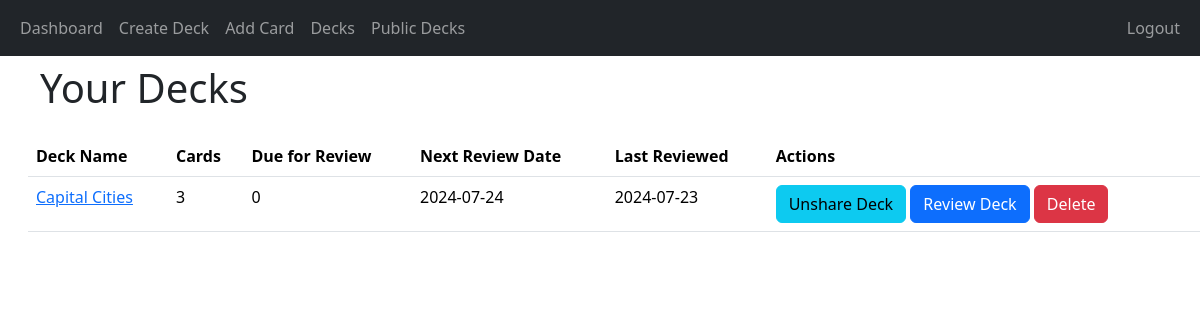
/decks (signed in), run on the app's committed database.
### app/decks/models.py (models this page shows, shortened)
class Deck(db.Model):
    deck_id = db.Column(db.Integer, primary_key=True)
    name = db.Column(db.String(100), nullable=False)
    user_id = db.Column(db.Integer, db.ForeignKey('user.user_id'), nullable=False)
    created_at = db.Column(db.DateTime, nullable=False, default=datetime.utcnow)
    shared = db.Column(db.Boolean, default=False)
    cards = db.relationship('Card', backref='deck', lazy=True)
    review_start_date = db.Column(db.DateTime, nullable=True)

### app/decks/routes.py (the view)
@decks_blueprint.route('/decks')
@login_required
def decks():
    user_decks = Deck.query.filter_by(user_id=current_user.user_id).all()
    deck_data = []
    for deck in user_decks:
        card_count = Card.query.filter_by(deck_id=deck.deck_id).count()
        due_count = Card.query.filter(Card.deck_id == deck.deck_id,
                                      Card.next_review_date <= datetime.utcnow()).count()
        next_review = db.session.query(Card.next_review_date).filter(
            Card.deck_id == deck.deck_id
        ).order_by(Card.next_review_date.asc()).first()
        if next_review:
            if next_review.next_review_date.date() < datetime.utcnow().date():
                next_review_date = datetime.utcnow().strftime('%Y-%m-%d')
            else:
                next_review_date = next_review.next_review_date.strftime('%Y-%m-%d')
        else:
            next_review_date = 'N/A'
        last_review = db.session.query(ReviewOutcome.timestamp).join(Card,
                                                                     Card.card_id == ReviewOutcome.card_id).filter(
            Card.deck_id == deck.deck_id,
            ReviewOutcome.user_id == current_user.user_id
        ).order_by(ReviewOutcome.timestamp.desc()).first()
        last_review_date = last_review.timestamp.strftime('%Y-%m-%d') if last_review else 'N/A'
        deck_data.append({
            'deck_id': deck.deck_id,
            'name': deck.name,
            'cards': card_count,
            'due_for_review': due_count,
            'shared': deck.shared,
            'next_review_date': next_review_date,
            'last_review_date': last_review_date
        })
    return render_template('decks.html', decks=deck_data)

### app/__init__.py (called while the page is built)
@login_manager.user_loader
def load_user(user_id):
    return User.query.get(int(user_id))

### app/decks/templates/decks.html (shortened to what this page needs)
{% extends "base.html" %}
{% block heading %}Your Decks{% endblock %}
{% block content %}
<table class="table">
    <thead>
        <tr>
            <th>Deck Name</th>
            <th>Cards</th>
            <th>Due for Review</th>
            <th>Next Review Date</th>
            <th>Last Reviewed</th>
            <th>Actions</th>
        </tr>
    </thead>
    <tbody>
        {% for deck in decks %}
        <tr>
            <td><a href="{{ url_for('decks.view_deck', deck_id=deck['deck_id']) }}">{{ deck['name'] }}</a></td>
            <td>{{ deck['cards'] }}</td>
            <td>{{ deck['due_for_review'] }}</td>
            <td>{{ deck['next_review_date'] }}</td>
            <td>{{ deck['last_review_date'] }}</td>
            <td>
                <a href="{{ url_for('decks.share_deck', deck_id=deck['deck_id']) }}" class="btn btn-info">
                    {% if deck['shared'] %}
                    Unshare Deck
                    {% else %}
                    Share Deck
                    {% endif %}
                </a>
                <a href="{{ url_for('review.start_review', deck_id=deck['deck_id']) }}" class="btn btn-primary">Review Deck</a>
                <button class="btn btn-danger" onclick="confirmDelete('{{ url_for('decks.delete_deck', deck_id=deck['deck_id']) }}')">Delete</button>
            </td>
        </tr>
        {% endfor %}
    </tbody>
</table>
{% endblock %}

### data on the page
Deck: name "Capital Cities", cards "3", due_for_review "0", next_review_date "2024-07-24", last_review_date "2024-07-23"
